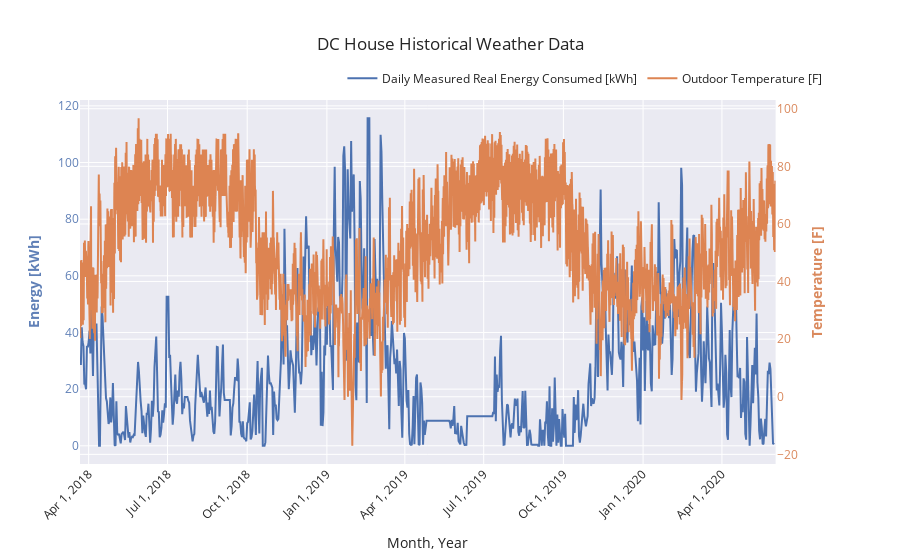

The code cell stored with this chart in its notebook:
### Code cell
# Combine heat pump energy vs weather data
hourly_filename = '2018-03-22_to_2020-06-02_hourly_weather_data.pkl'
file = open(config.PROCESSED_WEATHER_DATA_DIR + '\\' + hourly_filename, 'rb')
loaded_hourly_data = pickle.load(file)
loaded_hourly_data.reset_index(drop=True, inplace=True)

data_name = 'Daily Measured Real Energy Consumed [kWh]'
fig = go.Figure()
fig = make_subplots(specs=[[{"secondary_y": True}]])

filtered_trane_df = trane_energy_df[trane_energy_df['Data'].between(
    pd.to_datetime(emcb_appliance_df_dict['AC_Compressor']['Date']).iloc[-1],
    pd.to_datetime(ted_appliance_df_dict['Outdoor_Unit']['Time']).iloc[0])]
filtered_trane_df.sort_values(by='Data', inplace=True, ascending=True)

filtered_ted_df = ted_appliance_df_dict['Outdoor_Unit'][ted_appliance_df_dict['Outdoor_Unit']['Time']
                                                        < datetime.datetime(2020, 6, 1)]
filtered_ted_df.sort_values(by='Time', inplace=True, ascending=True)

heat_pump_time = pd.to_datetime(
    pd.concat(
        [emcb_appliance_df_dict['AC_Compressor']['Date'],
         filtered_trane_df['Data'],
         filtered_ted_df['Time']]
    )
)

heat_pump_data = pd.concat(
    [emcb_appliance_df_dict['AC_Compressor'][data_name],
     filtered_trane_df['Energy [kWh]'],
     filtered_ted_df['Energy [kWh]']]
)


fig.add_trace(go.Scatter(
    x=heat_pump_time,
    y=heat_pump_data,
    name=data_name))
    #line=dict(color='red', width=2)))

fig.add_trace(
    go.Scatter(
        x=loaded_hourly_data.time,
        y=loaded_hourly_data.temperature,
        name="Outdoor Temperature [F]"),
        #line=dict(color='royalblue', width=2)),
    secondary_y=True
)

fig.update_layout(xaxis_title="Month, Year", title="DC House Historical Weather Data",
                  template="seaborn", legend=dict(
                                                orientation="h",
                                                yanchor="bottom",
                                                y=1.02,
                                                xanchor="right",
                                                x=1.01))
fig.update_xaxes(tickangle=-45, tickvals=pd.date_range('2018-03-22', '2020-06', freq='QS'), rangeslider_visible=False)
fig.update_yaxes(title_text="<b>Energy [kWh]<b>", secondary_y=False, color='#6080b7')
fig.update_yaxes(title_text="<b>Temperature [F]<b>", secondary_y=True, color='#da895d')
fig.show()
fig.write_image(config.IMAGE_DIR + "\heat_pump_energy_vs_weather.png")

### Figure 1 — Plotly figure (JSON) as saved in the notebook; plotly's stock layout.template omitted (floating-point values rounded to 4 significant figures; data arrays with more than 128 entries replaced by an {"elided": "..."} marker saying what was removed)
{"data": [{"name": "Daily Measured Real Energy Consumed [kWh]", "type": "scatter", "x": {"elided": "803 str values"}, "y": {"elided": "803 float values"}}, {"name": "Outdoor Temperature [F]", "type": "scatter", "x": {"elided": "19241 str values"}, "xaxis": "x", "y": {"elided": "19241 float values"}, "yaxis": "y2"}], "layout": {"legend": {"orientation": "h", "x": 1.01, "xanchor": "right", "y": 1.02, "yanchor": "bottom"}, "title": {"text": "DC House Historical Weather Data"}, "xaxis": {"anchor": "y", "domain": [0.0, 0.94], "rangeslider": {"visible": false}, "tickangle": -45, "tickvals": ["2018-04-01T00:00:00", "2018-07-01T00:00:00", "2018-10-01T00:00:00", "2019-01-01T00:00:00", "2019-04-01T00:00:00", "2019-07-01T00:00:00", "2019-10-01T00:00:00", "2020-01-01T00:00:00", "2020-04-01T00:00:00"], "title": {"text": "Month, Year"}}, "yaxis": {"anchor": "x", "color": "#6080b7", "domain": [0.0, 1.0], "title": {"text": "<b>Energy [kWh]<b>"}}, "yaxis2": {"anchor": "x", "color": "#da895d", "overlaying": "y", "side": "right", "title": {"text": "<b>Temperature [F]<b>"}}}}
